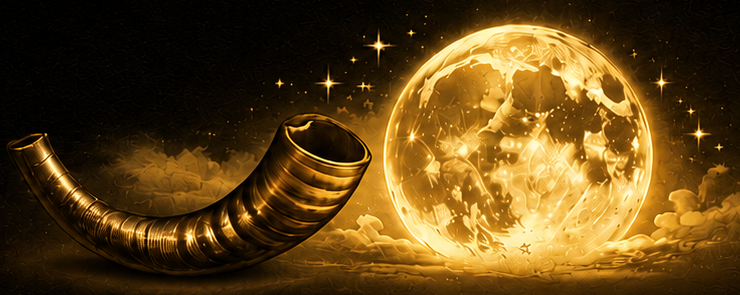
#> input picture scripts/assets/nazaryah-mark.png, 740 x 295 px
$ python make-mark.py assets/nazaryah-mark.png
#> lines starting #> are read from the running program, lines starting #| are printed output that depends on the picture; after the words box and inside, x2 and y2 are one past the last pixel; in counts of white or black regions, pixels touching at a corner belong together
#!/usr/bin/env python3
"""
make-mark  0803 V1
Cuts the shofar-and-moon emblem out of the full Nazaryah logo card and writes
nazaryah-mark.png for the social image generator.

The full card stacks four things vertically: the emblem, the NAZARYAH wordmark,
the SEPARATED UNTO YAH line, and the domain, all on black inside a thin frame.
This finds the horizontal bands of lit pixels, discards the frame, and keeps the
topmost band, which is the emblem.

  python make-mark.py "ChatGPT Front BC.png" -o scripts/assets/nazaryah-mark.png

Check the result by eye before committing it. If the crop is wrong, --top and
--bottom accept explicit pixel rows and the detection is skipped.
"""

import argparse
import numpy as np
from PIL import Image

LIT = 190          # a pixel is "lit" above this summed RGB value
ROW_MIN = 0.02     # fraction of a row that must be lit for the row to count
GAP = 6            # blank rows needed to end a band
PAD = 8


def bands(mask, gap=GAP):
    rows = np.nonzero(mask)[0]
    if not len(rows):
        return []
    out, start, prev = [], rows[0], rows[0]
    for r in rows[1:]:
        if r - prev > gap:
            out.append((start, prev))
            start = r
        prev = r
    out.append((start, prev))
    return out


def main():
    ap = argparse.ArgumentParser()
    ap.add_argument("source")
    ap.add_argument("-o", "--out", default="nazaryah-mark.png")
    ap.add_argument("--inset", type=int, default=14,
                    help="pixels trimmed off each edge first, to drop the frame")
    ap.add_argument("--top", type=int, default=None)
    ap.add_argument("--bottom", type=int, default=None)
    a = ap.parse_args()

    img = Image.open(a.source).convert("RGB")
#> img is the input picture: PIL image 740x295 RGB; mean R, G, B 96.9, 68.7, 23.3
    w, h = img.size
#> w = 740; h = 295
    inner = img.crop((a.inset, a.inset, w - a.inset, h - a.inset))
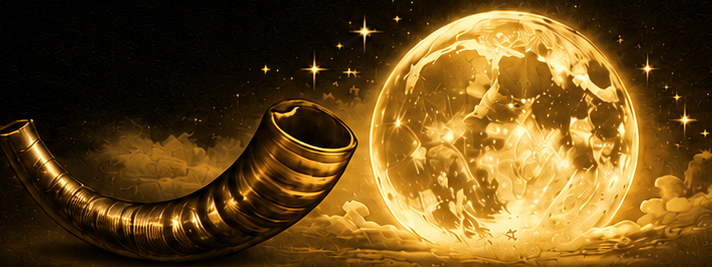
#> inner: PIL image 712x267 RGB; mean R, G, B 106.4, 76, 26.4
    arr = np.array(inner).sum(axis=2)
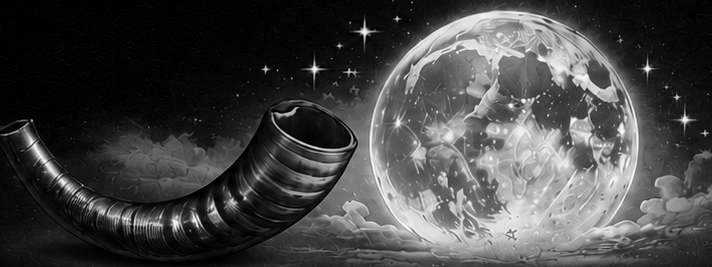
#> arr: shape (267, 712) uint64; min 0, max 763, mean 208.9; drawn with min black and max white
    lit = arr > LIT
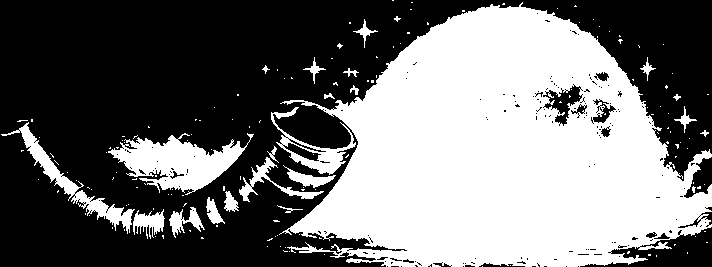
#> lit: shape (267, 712) bool; 44.2% white; 162 white regions (139 under 20 px), largest, box (x1, y1, x2, y2) and area: (279, 2, 712, 267) 72647, (108, 133, 254, 195) 4301, (1, 122, 135, 234) 1913

    if a.top is not None and a.bottom is not None:
        top, bottom = a.top - a.inset, a.bottom - a.inset
    else:
        found = bands(lit.mean(axis=1) > ROW_MIN)
#> in bands, `rows = np.nonzero(mask)[0]`: rows = 261 values from 6 to 266
#> in bands, `out, start, prev = [], rows[0], rows[0]`: out = []; start = 6
#> found = [(6, 266)]
        if not found:
            raise SystemExit("no lit bands found; check --inset or lower the threshold")
        print("bands found (rows, in source coordinates):")
        for i, (t, b) in enumerate(found):
            print(f"  {i}: {t + a.inset} to {b + a.inset}")
#> this loop made 1 pass
#|   0: 20 to 280
        top, bottom = found[0]
#> top = 6; bottom = 266

    cols = np.nonzero(lit[top:bottom + 1].mean(axis=0) > 0.02)[0]
#> cols = 692 values from 19 to 711
    left, right = cols.min(), cols.max()
#> left = 19; right = 711

    box = (max(0, left - PAD), max(0, top - PAD),
           min(inner.width, right + PAD), min(inner.height, bottom + PAD))
#> box = (11, 0, 712, 267)
    inner.crop(box).save(a.out)
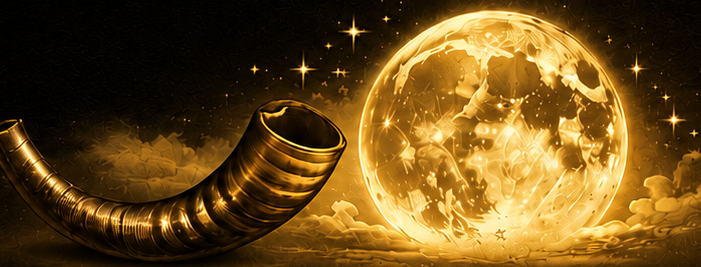
#> saved as nazaryah-mark.png: PIL image 701x267 RGB; mean R, G, B 107.9, 77.1, 26.8
    print("wrote", a.out, Image.open(a.out).size)


if __name__ == "__main__":
    main()
